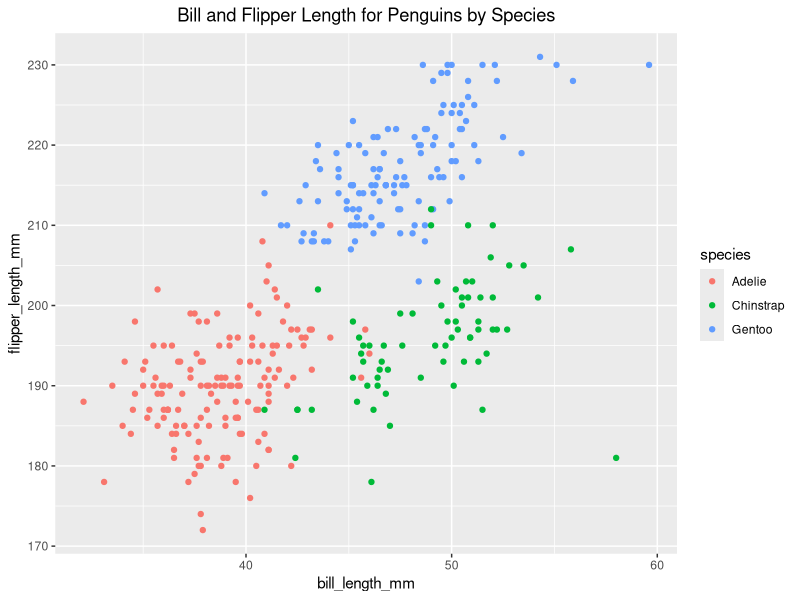
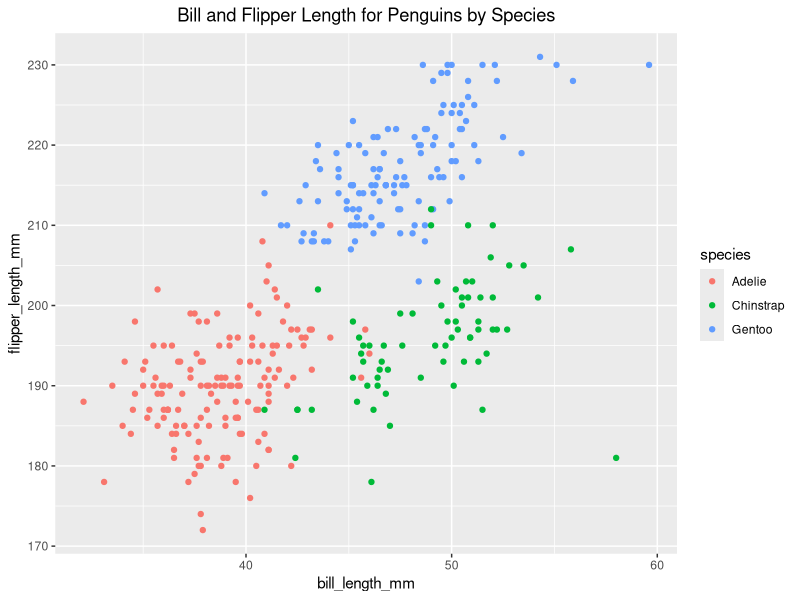

The R source for these figures, in order:
## ---- chunk 1
library(tidyverse)
## ---- chunk 2
prob1_df =
  tibble(
    samp = rnorm(10),
    samp_gt_0 = samp > 0,
    char_vec = c("a", "b", "c", "d", "e", "f", "g", "h", "i", "j"),
    factor_vec = factor(c("low", "low", "low", "mod", "mod", "mod", " mod", "high", "high", "high"))
  )
## ---- chunk 3
mean(pull(prob1_df, samp))
mean(pull(prob1_df, samp_gt_0))
mean(pull(prob1_df, char_vec))
mean(pull(prob1_df, factor_vec))
## ---- chunk 4
as.numeric(pull(prob1_df, samp))
as.numeric(pull(prob1_df, samp_gt_0))
as.numeric(pull(prob1_df, char_vec))
as.numeric(pull(prob1_df, factor_vec))
## ---- chunk 5
as.numeric((pull(prob1_df, samp_gt_0))) * pull(prob1_df, samp)
as.factor((pull(prob1_df, samp_gt_0))) * pull(prob1_df, samp)
## ---- chunk 6
data("penguins", package = "palmerpenguins")
## ---- chunk 7
ggplot(penguins, aes (x = bill_length_mm, y = flipper_length_mm, color = species)) + geom_point() + ggtitle("Bill and Flipper Length for Penguins by Species") + theme(plot.title = element_text(hjust = 0.5))

ggsave("scatterplot_penguin.pdf")
